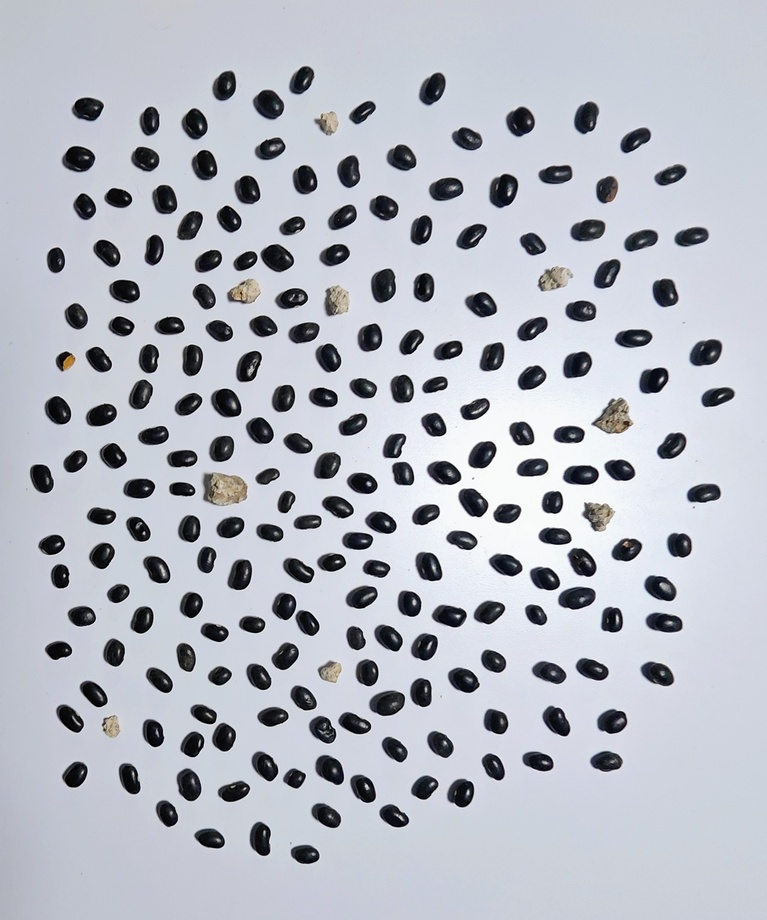
#> input picture img/valio5.jpg, 767 x 920 px, shrunk from 1790 x 2146 before the run, found by its file name
$ python Frijol3.py
#> lines starting #> are read from the running program, lines starting #| are printed output that depends on the picture; after the words box and inside, x2 and y2 are one past the last pixel; in counts of white or black regions, pixels touching at a corner belong together
import cv2
import numpy as np
import matplotlib.pyplot as plt

def segmentar_rescate_final(image_path):
    # 1. Cargar y espacios de color
#> called with image_path = 'img/valio5.jpg'
    image = cv2.imread(image_path)
#> image is the input picture: shape (920, 767, 3); mean B, G, R 195.1, 185.5, 182.2
    if image is None:
        print("Error al cargar la imagen.")
        return

    image_rgb = cv2.cvtColor(image, cv2.COLOR_BGR2RGB)
    gray = cv2.cvtColor(image, cv2.COLOR_BGR2GRAY)

    # 2. Segmentación Base (Para objetos separados)
    blurred = cv2.GaussianBlur(gray, (5, 5), 0)
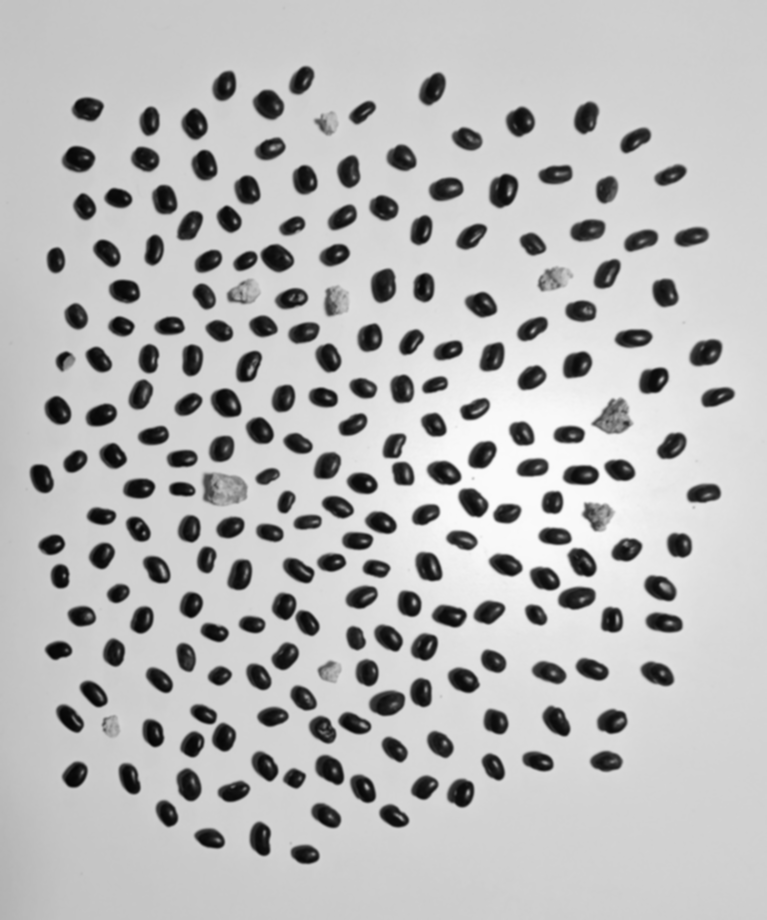
#> blurred: shape (920, 767); min 5, max 250, mean 185.6
    # OTSU sigue siendo lo mejor con buena iluminación
    _, thresh = cv2.threshold(blurred, 0, 255, cv2.THRESH_BINARY_INV + cv2.THRESH_OTSU)
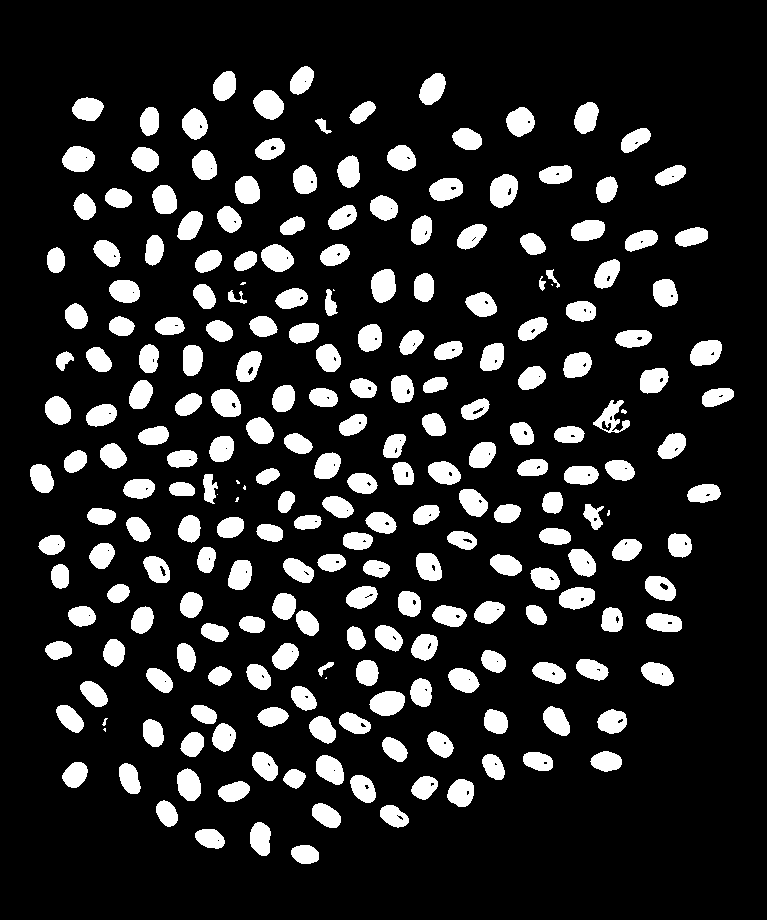
#> thresh: shape (920, 767); 15.1% white; 236 white regions (10 under 20 px), largest, box (x1, y1, x2, y2) and area: (490, 174, 518, 208) 734, (369, 691, 405, 716) 692, (253, 90, 284, 120) 675

    # Limpieza de ruido
    kernel = np.ones((5, 5), np.uint8)
    thresh_cleaned = cv2.morphologyEx(thresh, cv2.MORPH_OPEN, kernel, iterations=1)
#> thresh_cleaned: shape (920, 767); 14.8% white; 225 white regions, largest, box (x1, y1, x2, y2) and area: (490, 174, 518, 208) 734, (370, 691, 405, 716) 691, (371, 269, 396, 302) 671
    # Cerramos huecos (por si hay brillos en el frijol)
    thresh_cleaned = cv2.morphologyEx(thresh_cleaned, cv2.MORPH_CLOSE, kernel, iterations=2)
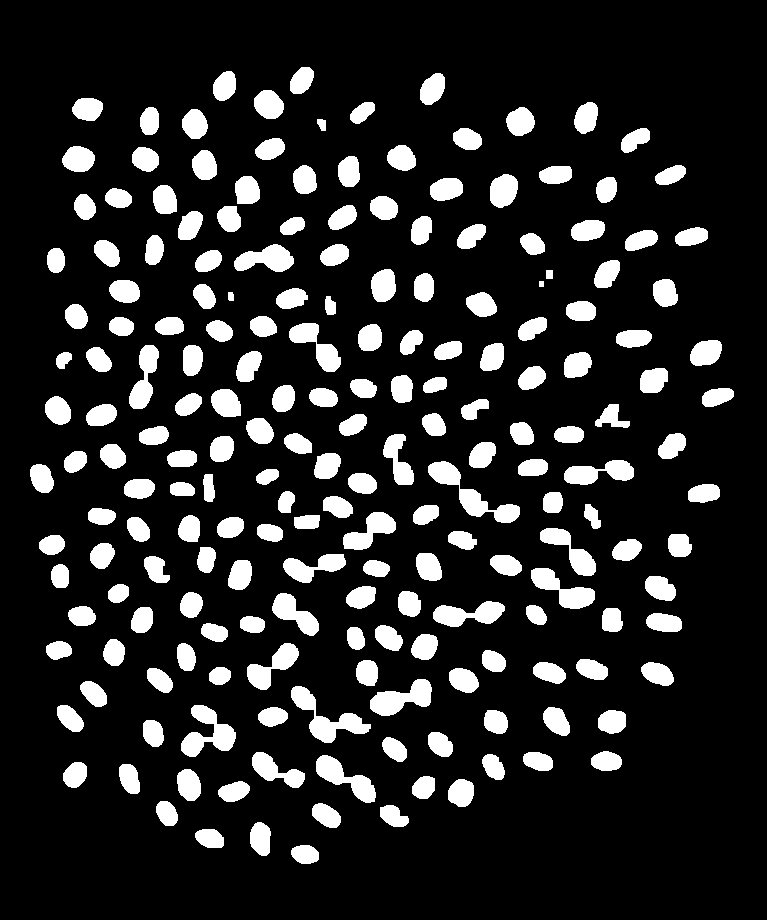
#> thresh_cleaned: shape (920, 767); 15.1% white; 202 white regions

    # 3. HSV para Color y Brillo
    hsv = cv2.cvtColor(image, cv2.COLOR_BGR2HSV)
#> hsv: shape (920, 767, 3); mean H, S, V 111.5, 23.7, 195.3
    s_channel = hsv[:, :, 1]
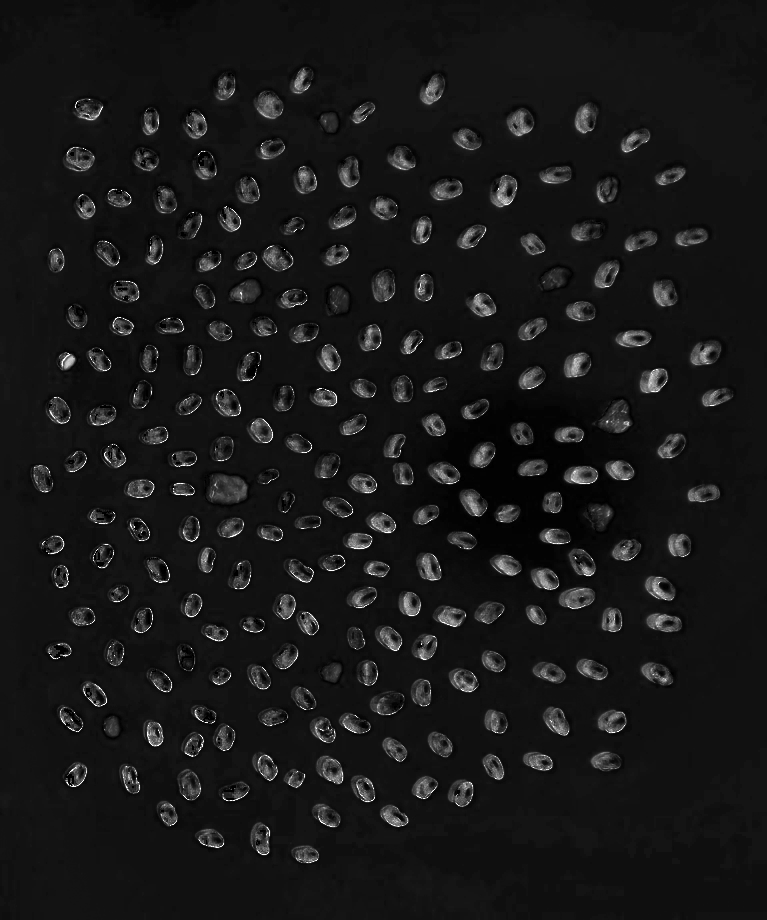
#> s_channel: shape (920, 767); min 0, max 255, mean 23.7
    v_channel = hsv[:, :, 2]

    # Encontrar contornos
    contours, _ = cv2.findContours(thresh_cleaned, cv2.RETR_EXTERNAL, cv2.CHAIN_APPROX_SIMPLE)
#> contours = 202 contours; largest, box (x1, y1, x2, y2) and area: (428, 461, 520, 523) 1478, (291, 686, 371, 743) 1390, (181, 705, 236, 757) 1276, (370, 679, 432, 716) 1176, (316, 755, 376, 803) 1102

    resultado = image_rgb.copy()
    f_count = 0
    p_count = 0

    print("--- Calibración (Viendo valores de objetos) ---")

    for cnt in contours:
        area = cv2.contourArea(cnt)
        if area < 80: continue # Ignorar ruido

        # --- A. FORMA (Solidez) ---
        hull = cv2.convexHull(cnt)
        area_hull = cv2.contourArea(hull)
        if area_hull == 0: continue
        solidez = float(area) / area_hull

        # --- B. COLOR (HSV promedio) ---
        mask_cnt = np.zeros(gray.shape, dtype=np.uint8)
        cv2.drawContours(mask_cnt, [cnt], -1, 255, -1)
        mean_saturation = cv2.mean(s_channel, mask=mask_cnt)[0]
        mean_value = cv2.mean(v_channel, mask=mask_cnt)[0]

        # Imprime los valores para calibración rápida
        # print(f"Objeto: Area {area:.0f} | Solidez {solidez:.2f} | Sat {mean_saturation:.0f} | Val {mean_value:.0f}")

        # --- C. CLASIFICADOR (Ajustado para objetos separados) ---

        # Regla 1 (Forma): Si es irregular/terrón -> Piedra (Rojo)
        # Bajé la exigencia a 0.85 para perdonar frijoles "feos"
        if solidez < 0.85:
            es_piedra = True
        else:
            # Regla 2 (Color): Validamos color si es redondito
            if mean_saturation > 35.0:
                es_piedra = False # Color vivo -> Bayo/Peruano (Verde)
            # Regla 3 (Brillo): Validamos frijoles negros
            # Subí el límite a 100 porque tu foto es muy oscura
            elif mean_value < 100.0:
                es_piedra = False # Color deslavado y muy oscuro -> Frijol Negro (Verde)
            else:
                es_piedra = True  # Color deslavado y claro/gris -> Piedra lisa (Rojo)

        M = cv2.moments(cnt)
        cx = int(M["m10"] / M["m00"]) if M["m00"] != 0 else 0
        cy = int(M["m01"] / M["m00"]) if M["m00"] != 0 else 0

        if es_piedra:
            cv2.drawContours(resultado, [cnt], -1, (255, 0, 0), 4)
            cv2.putText(resultado, "P", (cx - 15, cy - 10), cv2.FONT_HERSHEY_SIMPLEX, 0.5, (255, 0, 0), 2)
            p_count += 1
        else:
            cv2.drawContours(resultado, [cnt], -1, (0, 255, 0), 4)
            cv2.putText(resultado, "F", (cx - 15, cy - 10), cv2.FONT_HERSHEY_SIMPLEX, 0.5, (0, 255, 0), 2)
            f_count += 1
#> this loop made 202 passes
#> (area, area_hull, solidez, mean_saturation, mean_value, es_piedra, cx, cy) on passes 1 to 12: (391.5, 399, 0.981, 73.13, 45.22, False, 304, 853), (408, 413.5, 0.987, 66.38, 40.88, False, 209, 838), (525.5, 540.5, 0.972, 67.83, 39.9, False, 260, 838), (401, 437.5, 0.917, 89.21, 47.4, False, 392, 815), (472, 483, 0.977, 62.59, 46.66, False, 325, 815), (386, 392, 0.985, 63.48, 40.42, False, 166, 813), (445, 458.5, 0.971, 46.93, 38.25, False, 233, 791), (541, 553, 0.978, 72.57, 45.56, False, 460, 792), (389.5, 396, 0.984, 83.8, 47.17, False, 423, 787), (567.5, 580.5, 0.978, 56.56, 42.36, False, 188, 784), (452.5, 465.5, 0.972, 67.93, 36.28, False, 129, 778), (446.5, 452, 0.988, 65, 34.13, False, 74, 774)
#> (area, area_hull, solidez, mean_saturation, mean_value, es_piedra) on passes 61 to 66: (326, 335, 0.973, 73.73, 52.11, False), (540.5, 554, 0.976, 48.04, 42.49, False), (430.5, 495.5, 0.869, 53.04, 45.29, False), (472.5, 481.5, 0.981, 90.52, 49.46, False), (882.5, 1238, 0.713, 54.94, 51.4, True), (551.5, 563, 0.98, 80.64, 53.28, False)
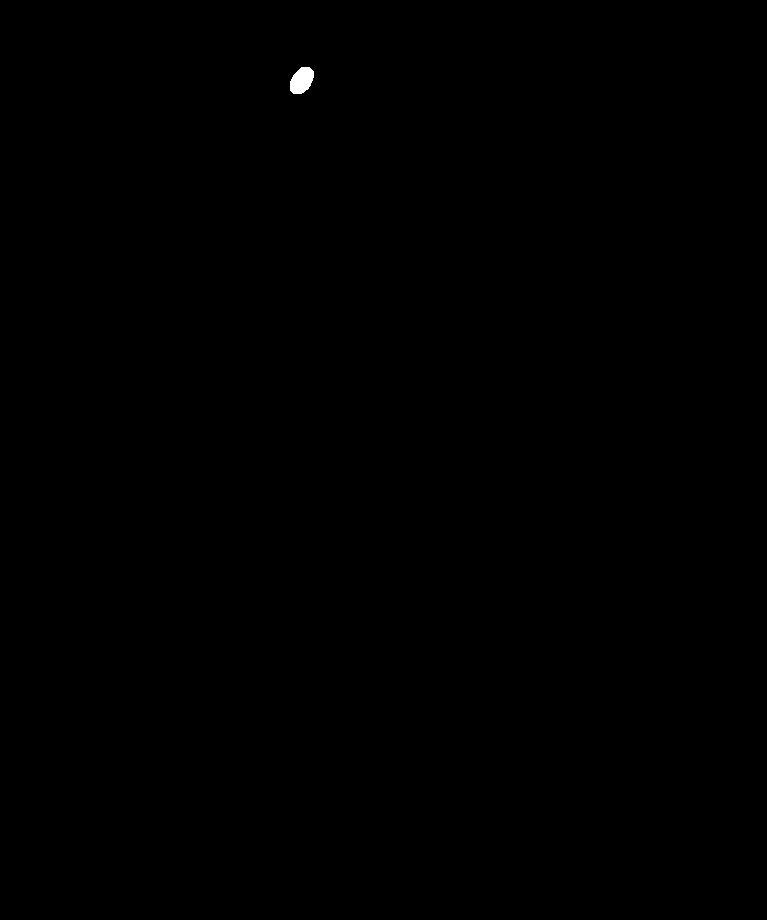
#> mask_cnt: shape (920, 767); 0.07% white; 1 white region, box (x1, y1, x2, y2) and area: (290, 67, 314, 94) 485
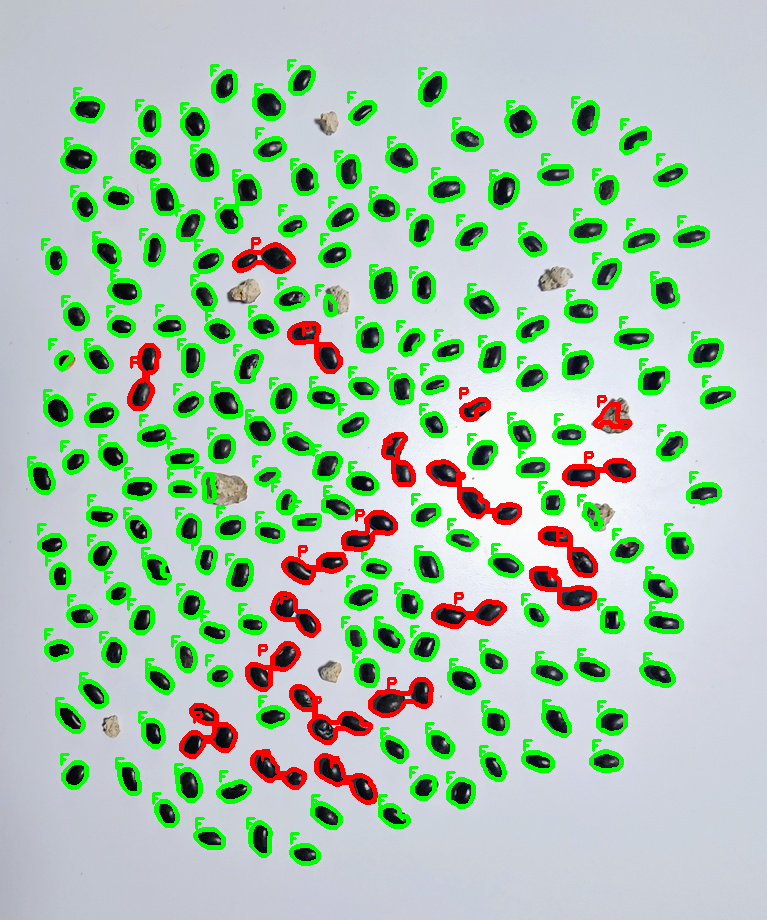
#> resultado: shape (920, 767, 3); mean R, G, B 172, 196, 177.6

    print(f"Total -> Frijoles: {f_count} | Piedras: {p_count}")
#| Total -> Frijoles: 178 | Piedras: 20

    plt.figure(figsize=(10, 8))
    plt.title("Clasificación de Rescate Final (Objetos Separados)")
    plt.imshow(resultado)
    plt.axis('off')
    plt.tight_layout()
    plt.show()

# EJECUTA TU IMAGEN AQUÍ
segmentar_rescate_final('img/valio5.jpg')

$ run again, with img/valio2.jpg copied over img/valio5.jpg
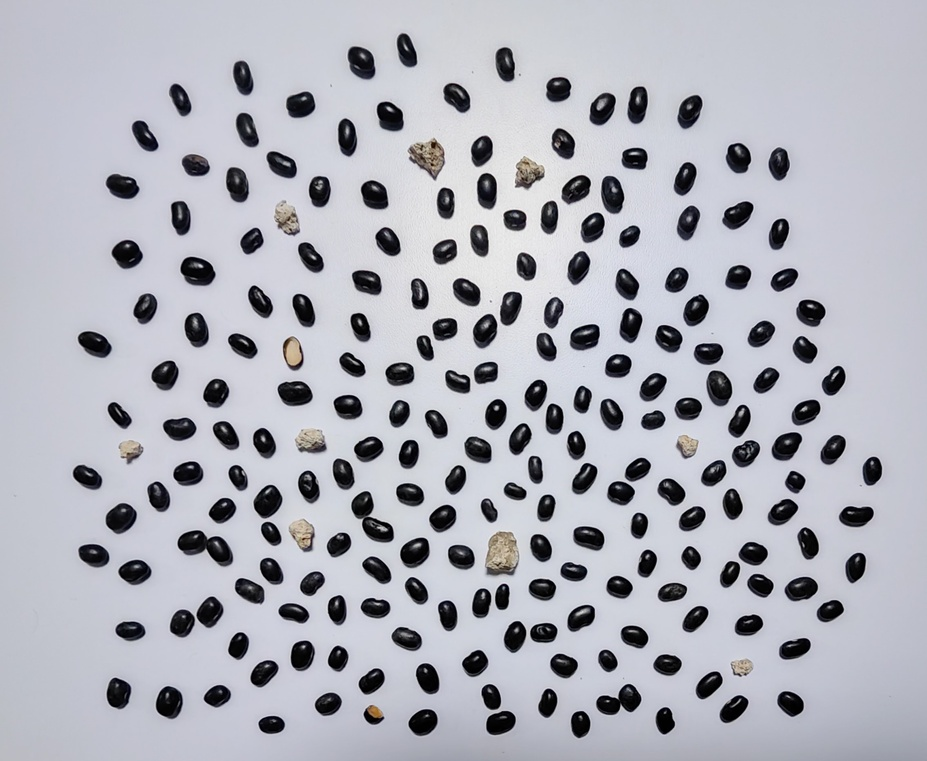
#> input picture img/valio2.jpg, 927 x 761 px, shrunk from 2269 x 1864 before the run, found by its file name
#> in segmentar_rescate_final, image is the input picture: shape (761, 927, 3); mean B, G, R 184.6, 175.7, 174.4
#> in segmentar_rescate_final, `_, thresh = cv2.threshold(blurred, 0, 255, cv2.THRESH_BINARY_INV + cv2..`:
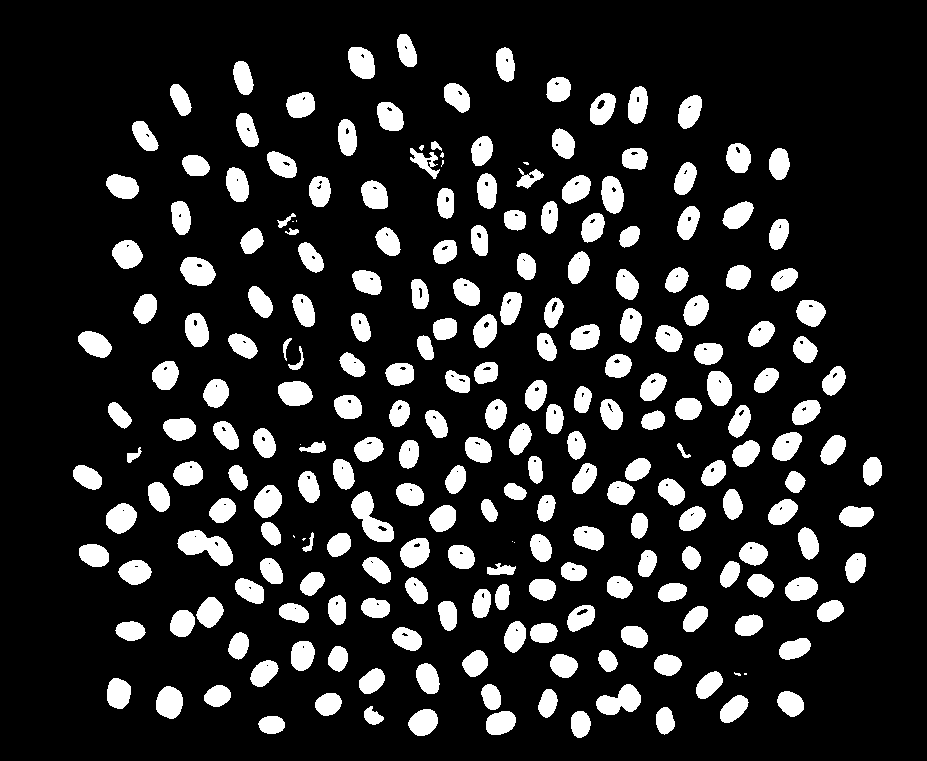
#> thresh: shape (761, 927); 15.4% white; 236 white regions (12 under 20 px), largest, box (x1, y1, x2, y2) and area: (177, 530, 233, 566) 1148, (351, 491, 394, 542) 1043, (596, 684, 641, 715) 856
#> hsv: shape (761, 927, 3); mean H, S, V 113.7, 23.5, 184.8
#> contours = 200 contours, 1 with area under 20; largest, box (x1, y1, x2, y2) and area: (694, 343, 732, 406) 1205, (473, 292, 522, 348) 1132, (772, 400, 820, 461) 1125, (582, 176, 624, 242) 1120, (178, 530, 233, 566) 1115
#> the loop in segmentar_rescate_final, `for cnt in contours:` made 200 passes
#> (area, area_hull, solidez, mean_saturation, mean_value, es_piedra, cx, cy) on passes 1 to 8: (352, 360.5, 0.976, 106.5, 29.17, False, 271, 724), (394.5, 405.5, 0.973, 93.54, 23.51, False, 580, 723), (565, 574.5, 0.983, 85.33, 20.62, False, 423, 721), (190, 205, 0.927, 147.8, 65.4, False, 372, 716), (366, 376.5, 0.972, 94.47, 21.44, False, 664, 720), (484.5, 497.5, 0.974, 93.42, 26.45, False, 733, 708), (434.5, 442, 0.983, 71.1, 33.29, False, 327, 703), (471, 481.5, 0.978, 106.8, 25.49, False, 790, 703)
#> after the loop in segmentar_rescate_final, `for cnt in contours:`:
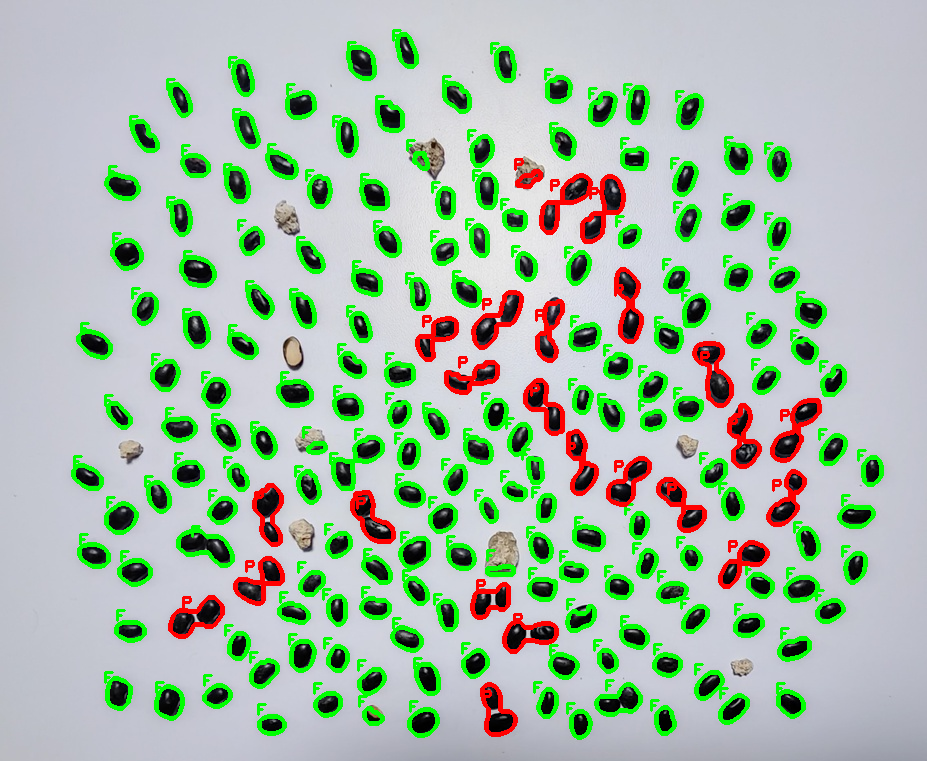
#> resultado: shape (761, 927, 3); mean R, G, B 166.2, 186.8, 168.6
#| Total -> Frijoles: 169 | Piedras: 24
